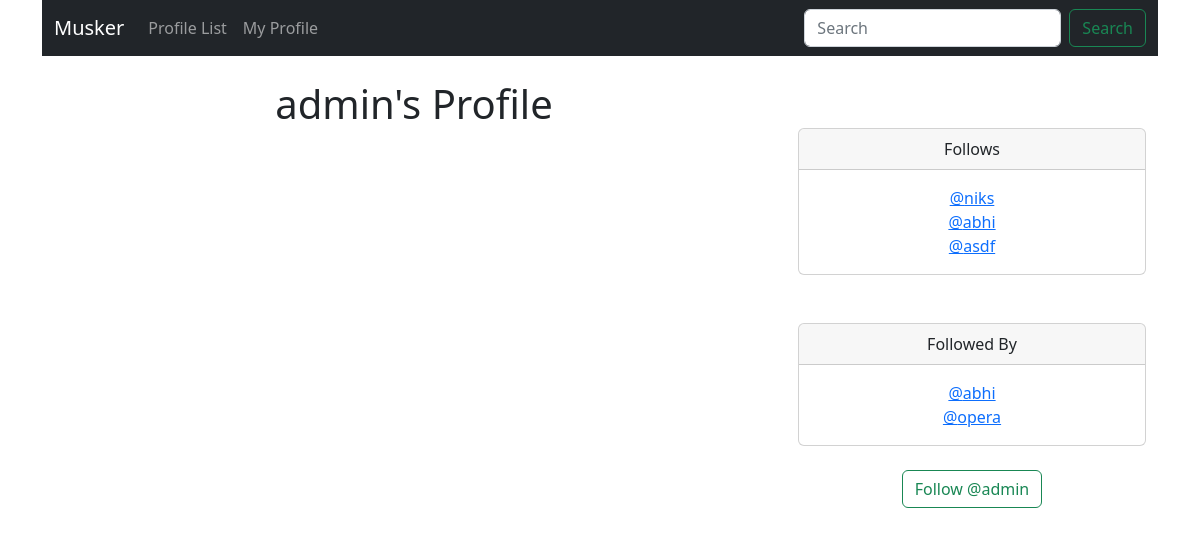
The page /profile/1 (signed in) on the database as committed earlier.
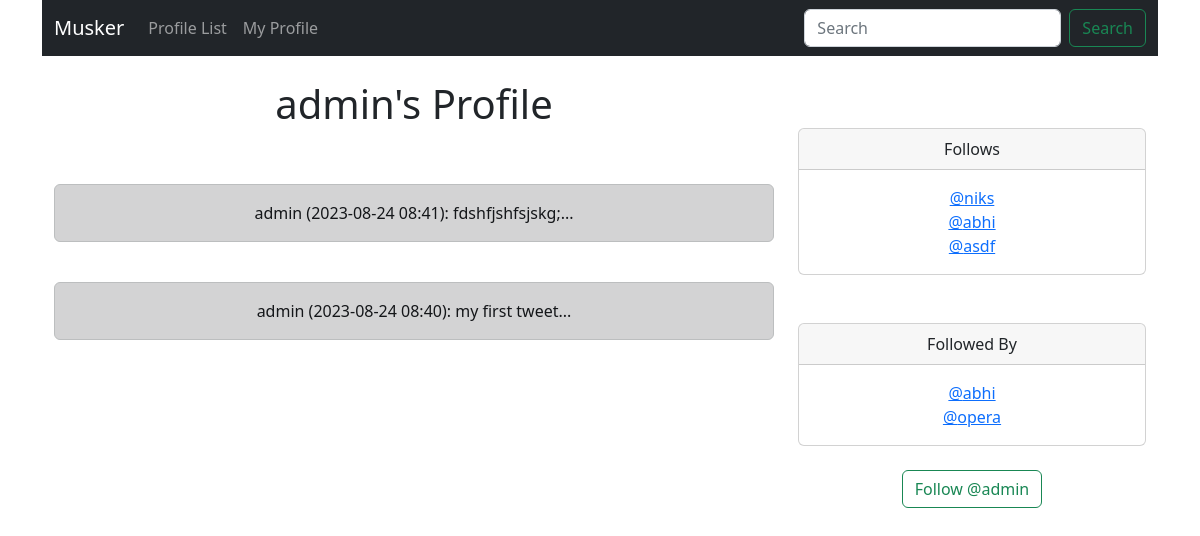
The same page on the database as committed later.
### musker/models.py (models this page shows)
class Profile(models.Model):
    user = models.OneToOneField(User, on_delete=models.CASCADE)
    follows = models.ManyToManyField('self',
        related_name="followed_by",
        symmetrical=False,
        blank=True)
    date_modified = models.DateTimeField(User, auto_now=True)
    def __str__(self):
        return self.user.username

class Meep(models.Model):
    user = models.ForeignKey(
        User, related_name="meeps",
        on_delete=models.DO_NOTHING
        )
    body = models.CharField(max_length=200)
    created_at = models.DateTimeField(auto_now=True)
    def __str__(self):
        return(
            f"{self.user} "
            f"({self.created_at:%Y-%m-%d %H:%M}): "
            f"{self.body}..."
        )

### musker/views.py (the view, shortened to what this page needs)
# urls.py: path("profile/<int:pk>", views.profile, name="profile")
def profile(request, pk):
    if request.user.is_authenticated:
        profile = Profile.objects.get(user_id=pk)
        meeps = Meep.objects.filter(user_id=pk).order_by("-created_at")
        return render(request, "profile.html", {"profile" : profile, "meeps":meeps})
    else:
        messages.success(request, ("you must be logged in to view this page"))
        return redirect("home")

### musker/templates/profile.html (shortened to what this page needs)
{% extends "base.html"%}
{% block content %}
{% if profile %}
    <div class="container text-center">
      <div class="row">
        <div class="col-8">
          <h1>{{ profile.user.username }}'s Profile</h1>
          <br><br>
          {% if meeps %}
              {% for meep in meeps %}
              <div class="alert alert-dark" role="alert">
                {{ meep }}
              </div><br>
              {% endfor %}
          {% endif %}
        </div>
    <div class="col-4">
      <br><br>
      <div class="card">
        <div class="card-header">
          Follows
        </div>
        <div class="card-body">
          <p class="card-text">
                {% for following in profile.follows.all %}
                <a href="{% url 'profile' following.user.id %}">@{{ following }}</a><br/>
                {% endfor %}
          </p>
        </div>
      </div>
      <br><br>
      <div class="card">
        <div class="card-header">
          Followed By
        </div>
        <div class="card-body">
          <p class="card-text">
                {% for following in profile.followed_by.all %}
                <a href="{% url 'profile' following.user.id %}">@{{ following }}</a><br/>
                {% endfor %}
          </p>
        </div>
      </div>
<br>
<form method=POST>
  {% if profile in user.profile.follows.all %}
    <button class="btn btn-outline-danger" name="follow" value="unfollow" type="submit">Unfollow @{{ profile.user.username | lower }}</button>
  {% else %}
  <button class="btn btn-outline-success" name="follow" value="follow" type="submit">Follow @{{ profile.user.username | lower }}</button>
  {% endif %}
</form>
<br>
      </div>
    </div>
    </div>
{%  endif %}
{% endblock %}

Rows that differ between the two databases and show on the page:
added Meep: user+created_at+body "admin (2023-08-24 08:41): fdshfjshfsjskg;..."
added Meep: user+created_at+body "admin (2023-08-24 08:40): my first tweet..."
